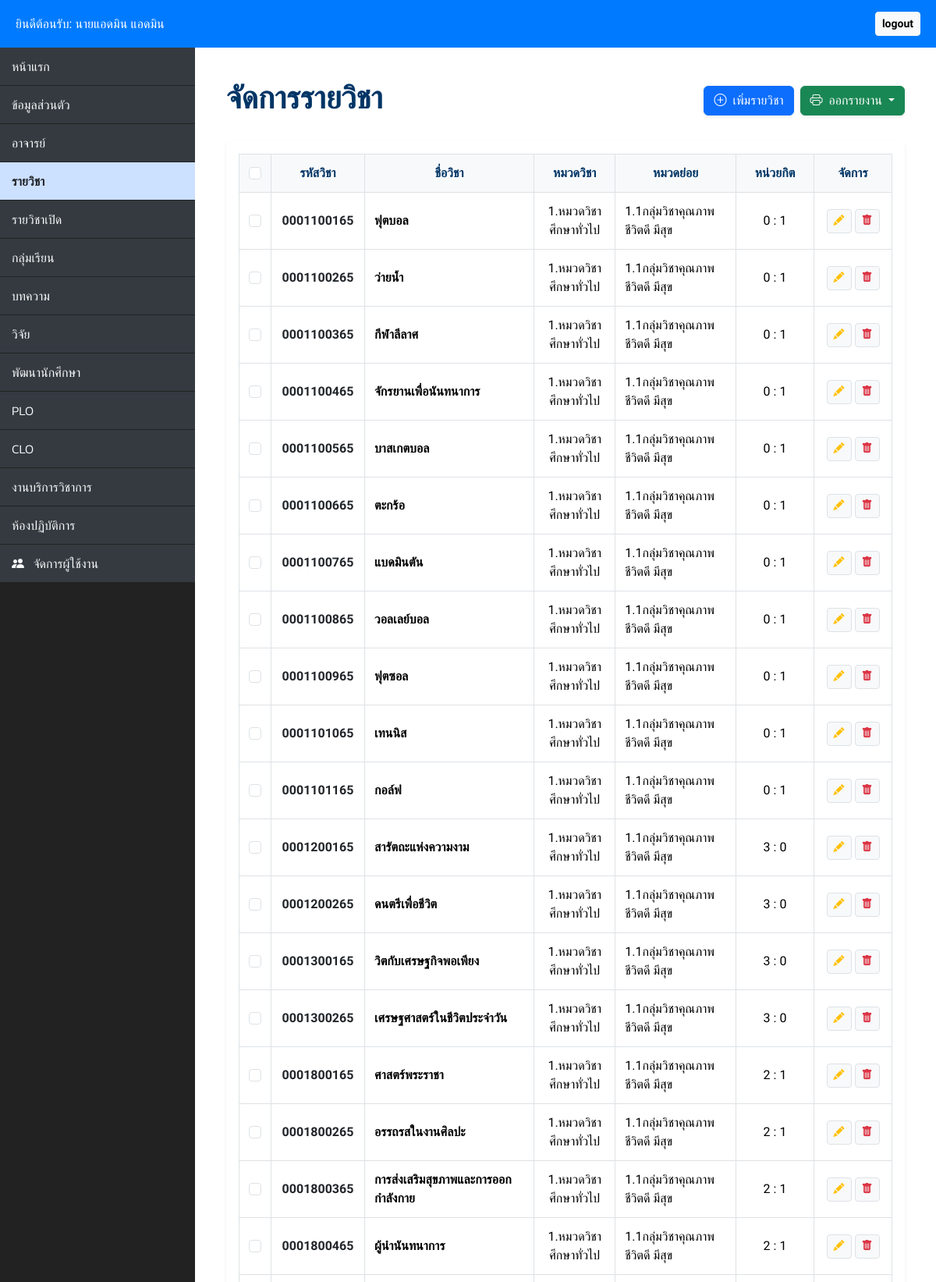
/course/course.php (signed in, upper part), run on the app's committed database.
### tables this page shows
CREATE TABLE `course` (
  `course_id` int(20) NOT NULL,
  `use_id` int(20) NOT NULL,
  `course_name` varchar(255) DEFAULT NULL,
  `course_code` varchar(255) DEFAULT NULL,
  `course_credit` varchar(255) DEFAULT NULL,
  `category_id` int(20) NOT NULL,
  `categorycourse_id` int(20) NOT NULL
);

CREATE TABLE `category` (
  `category_id` int(20) NOT NULL,
  `category_name` varchar(255) NOT NULL
);

CREATE TABLE `categorycourse` (
  `categorycourse_id` int(20) NOT NULL,
  `categorycourse_name` varchar(255) NOT NULL
);

### course/course.php (the view, shortened to what this page needs)
<?php
require_once "../config.php";
$logged_in_user_id = $_SESSION["use_id"];
$user_role = $_SESSION["use_role"] ?? 'user';
$is_admin = ($user_role == 'admin');
$full_name = htmlspecialchars(($_SESSION["use_title"] ?? '') . ($_SESSION["use_fname"] ?? '') . " " . ($_SESSION["use_lname"] ?? ''));
$courses = [];
$sql = "SELECT c.*, cat.category_name, sub.categorycourse_name
        FROM course c
        LEFT JOIN category cat ON c.category_id = cat.category_id
        LEFT JOIN categorycourse sub ON c.categorycourse_id = sub.categorycourse_id
        ORDER BY cat.category_id ASC, c.course_code ASC";
if ($result = $link->query($sql)) {
    while ($row = $result->fetch_assoc()) { $courses[] = $row; }
}
?>
<!DOCTYPE html>
<html lang="th">
<head>
    <link href="https://cdn.jsdelivr.net/npm/bootstrap@5.3.3/dist/css/bootstrap.min.css" rel="stylesheet">
    <link rel="stylesheet" href="https://cdn.jsdelivr.net/npm/bootstrap-icons@1.11.3/font/bootstrap-icons.min.css">
</head>
<body>
<div class="main-header no-print">
    <div class="d-flex justify-content-between align-items-center">
        <p class="mb-0">ยินดีต้อนรับ: <?php echo $full_name; ?></p>
        <a href="../login/logout.php" class="btn btn-sm btn-light fw-bold">logout</a>
    </div>
</div>
<div class="d-flex">
    <nav class="sidebar no-print">
        <div class="nav flex-column">
            <a class="nav-link" href="../dashboard.php">หน้าแรก</a>
            <a class="nav-link" href="../profile/profile.php">ข้อมูลส่วนตัว</a>
            <a class="nav-link" href="../teacher/teacher.php">อาจารย์</a>
            <a class="nav-link active" href="course.php">รายวิชา</a>
            <a class="nav-link" href="../opencourse/opencourse.php">รายวิชาเปิด</a>
            <a class="nav-link" href="../section/section.php">กลุ่มเรียน</a>
            <a class="nav-link" href="../article/article.php">บทความ</a>
            <a class="nav-link" href="../research/research.php">วิจัย</a>
            <a class="nav-link" href="../development/development.php">พัฒนานักศึกษา</a>
            <a class="nav-link" href="../plo/plo.php">PLO</a>
            <a class="nav-link" href="../clo/clo.php">CLO</a>
            <a class="nav-link" href="../services/services.php">งานบริการวิชาการ</a>
            <a class="nav-link" href="../laboratory/laboratory.php">ห้องปฏิบัติการ</a>
            <?php if ($is_admin): ?>
                <a class="nav-link" href="../manage_users.php"><i class="bi bi-people-fill me-2"></i> จัดการผู้ใช้งาน</a>
            <?php endif; ?>
        </div>
    </nav>
    <main class="content">
        <div class="d-flex justify-content-between align-items-center mb-4 no-print">
            <h1>จัดการรายวิชา</h1>
            <div class="d-flex gap-2">
                <button class="btn btn-primary shadow-sm" onclick='openCourseModal("add")'>
                    <i class="bi bi-plus-circle me-1"></i> เพิ่มรายวิชา
                </button>
                <div class="dropdown">
                    <button class="btn btn-success dropdown-toggle shadow-sm" type="button" data-bs-toggle="dropdown">
                        <i class="bi bi-printer me-1"></i> ออกรายงาน
                    </button>
                </div>
            </div>
        </div>
        <div class="card border-0 shadow-sm p-3">
            <div class="table-responsive">
                <table class="table table-bordered table-custom align-middle" id="courseTable">
                    <thead>
                        <tr>
                            <th class="no-print" style="width: 40px;">
                                <input type="checkbox" id="selectAll" class="form-check-input">
                            </th>
                            <th style="width: 120px;">รหัสวิชา</th>
                            <th>ชื่อวิชา</th>
                            <th>หมวดวิชา</th>
                            <th>หมวดย่อย</th>
                            <th style="width: 100px;">หน่วยกิต</th>
                            <th class="text-center no-print" style="width: 100px;">จัดการ</th>
                        </tr>
                    </thead>
                    <tbody>
                        <?php foreach ($courses as $c):
                            $is_owner = (isset($c['use_id']) && $c['use_id'] == $logged_in_user_id);
                        ?>
                        <tr class="data-row">
                            <td class="text-center no-print">
                                <input type="checkbox" class="row-checkbox form-check-input">
                            </td>
                            <td class="text-center fw-bold text-dark"><?php echo htmlspecialchars($c['course_code']); ?></td>
                            <td class="fw-bold"><?php echo htmlspecialchars($c['course_name']); ?></td>
                            <td class="text-center"><?php echo htmlspecialchars($c['category_name'] ?? '-'); ?></td>
                            <td><?php echo htmlspecialchars($c['categorycourse_name'] ?? '-'); ?></td>
                            <td class="text-center"><?php echo htmlspecialchars($c['course_credit']); ?></td>
                            <td class="text-center no-print">
                                <?php if ($is_admin || $is_owner): ?>
                                    <div class="d-flex justify-content-center gap-1">
                                        <button class="btn btn-light btn-sm border" onclick='openCourseModal("edit", <?php echo json_encode($c); ?>)'>
                                            <i class="bi bi-pencil-fill text-warning"></i>
                                        </button>
                                        <a href="process_course.php?delete=<?php echo $c['course_id']; ?>" class="btn btn-light btn-sm border" onclick="return confirm('ลบรายวิชานี้?')">
                                            <i class="bi bi-trash-fill text-danger"></i>
                                        </a>
                                    </div>
                                <?php endif; ?>
                            </td>
                        </tr>
                        <?php endforeach; ?>
                    </tbody>
                </table>
            </div>
        </div>
    </main>
</div>
</body>
</html>

### course/course.php (style rules this page uses)
:root { --bg-dark: #222222; --accent-blue: #007bff; --sidebar-link-bg: #343a40; --sidebar-active: #cce0ff; --primary-navy: #003566; }
body { font-family: 'Sarabun', sans-serif; background-color: #f4f6f9; margin: 0; }
.main-header { background-color: var(--accent-blue); color: white; padding: 15px 20px; z-index: 1000; position: relative; }
.sidebar { width: 250px; background-color: var(--bg-dark); min-height: 100vh; flex-shrink: 0; }
.sidebar .nav-link { color: #f8f9fa; padding: 12px 15px; margin-bottom: 1px; font-size: 1rem; background-color: var(--sidebar-link-bg); text-decoration: none; display: block; font-weight: 300; font-family: 'Kanit'; }
.sidebar .nav-link.active { background-color: var(--sidebar-active); color: #212529; font-weight: 600; }
.content { flex-grow: 1; padding: 40px; background-color: white; }
h1 { font-family: 'Kanit'; font-weight: 600; color: var(--primary-navy); }
.table-custom thead th { background-color: #f8f9fa; color: var(--primary-navy); border: 1px solid #dee2e6; text-align: center; padding: 12px; }
.table-custom td { border: 1px solid #dee2e6; vertical-align: middle; padding: 12px; }

### data on the page
course: course_code "0001100165", course_name "ฟุตบอล", category.category_name "1.หมวดวิชาศึกษาทั่วไป", categorycourse.categorycourse_name "1.1กลุ่มวิชาคุณภาพชีวิตดี มีสุข", course_credit "0 : 1"
course: course_code "0001100265", course_name "ว่ายน้ำ", category.category_name "1.หมวดวิชาศึกษาทั่วไป", categorycourse.categorycourse_name "1.1กลุ่มวิชาคุณภาพชีวิตดี มีสุข", course_credit "0 : 1"
course: course_code "0001100365", course_name "กีฬาลีลาศ", category.category_name "1.หมวดวิชาศึกษาทั่วไป", categorycourse.categorycourse_name "1.1กลุ่มวิชาคุณภาพชีวิตดี มีสุข", course_credit "0 : 1"
course: course_code "0001100465", course_name "จักรยานเพื่อนันทนาการ", category.category_name "1.หมวดวิชาศึกษาทั่วไป", categorycourse.categorycourse_name "1.1กลุ่มวิชาคุณภาพชีวิตดี มีสุข", course_credit "0 : 1"
course: course_code "0001100565", course_name "บาสเกตบอล", category.category_name "1.หมวดวิชาศึกษาทั่วไป", categorycourse.categorycourse_name "1.1กลุ่มวิชาคุณภาพชีวิตดี มีสุข", course_credit "0 : 1"
course: course_code "0001100665", course_name "ตะกร้อ", category.category_name "1.หมวดวิชาศึกษาทั่วไป", categorycourse.categorycourse_name "1.1กลุ่มวิชาคุณภาพชีวิตดี มีสุข", course_credit "0 : 1"
course: course_code "0001100765", course_name "แบดมินตัน", category.category_name "1.หมวดวิชาศึกษาทั่วไป", categorycourse.categorycourse_name "1.1กลุ่มวิชาคุณภาพชีวิตดี มีสุข", course_credit "0 : 1"
course: course_code "0001100865", course_name "วอลเลย์บอล", category.category_name "1.หมวดวิชาศึกษาทั่วไป", categorycourse.categorycourse_name "1.1กลุ่มวิชาคุณภาพชีวิตดี มีสุข", course_credit "0 : 1"
course: course_code "0001100965", course_name "ฟุตซอล", category.category_name "1.หมวดวิชาศึกษาทั่วไป", categorycourse.categorycourse_name "1.1กลุ่มวิชาคุณภาพชีวิตดี มีสุข", course_credit "0 : 1"
course: course_code "0001101065", course_name "เทนนิส", category.category_name "1.หมวดวิชาศึกษาทั่วไป", categorycourse.categorycourse_name "1.1กลุ่มวิชาคุณภาพชีวิตดี มีสุข", course_credit "0 : 1"
course: course_code "0001101165", course_name "กอล์ฟ", category.category_name "1.หมวดวิชาศึกษาทั่วไป", categorycourse.categorycourse_name "1.1กลุ่มวิชาคุณภาพชีวิตดี มีสุข", course_credit "0 : 1"
course: course_code "0001200165", course_name "สารัตถะแห่งความงาม", category.category_name "1.หมวดวิชาศึกษาทั่วไป", categorycourse.categorycourse_name "1.1กลุ่มวิชาคุณภาพชีวิตดี มีสุข", course_credit "3 : 0"
course: course_code "0001200265", course_name "ดนตรีเพื่อชีวิต", category.category_name "1.หมวดวิชาศึกษาทั่วไป", categorycourse.categorycourse_name "1.1กลุ่มวิชาคุณภาพชีวิตดี มีสุข", course_credit "3 : 0"
course: course_code "0001300165", course_name "วิตกับเศรษฐกิจพอเพียง", category.category_name "1.หมวดวิชาศึกษาทั่วไป", categorycourse.categorycourse_name "1.1กลุ่มวิชาคุณภาพชีวิตดี มีสุข", course_credit "3 : 0"
course: course_code "0001300265", course_name "เศรษฐศาสตร์ในชีวิตประจำวัน", category.category_name "1.หมวดวิชาศึกษาทั่วไป", categorycourse.categorycourse_name "1.1กลุ่มวิชาคุณภาพชีวิตดี มีสุข", course_credit "3 : 0"
course: course_code "0001800165", course_name "ศาสตร์พระราชา", category.category_name "1.หมวดวิชาศึกษาทั่วไป", categorycourse.categorycourse_name "1.1กลุ่มวิชาคุณภาพชีวิตดี มีสุข", course_credit "2 : 1"
course: course_code "0001800265", course_name "อรรถรสในงานศิลปะ", category.category_name "1.หมวดวิชาศึกษาทั่วไป", categorycourse.categorycourse_name "1.1กลุ่มวิชาคุณภาพชีวิตดี มีสุข", course_credit "2 : 1"
course: course_code "0001800365", course_name "การส่งเสริมสุขภาพและการออกกำลังกาย", category.category_name "1.หมวดวิชาศึกษาทั่วไป", categorycourse.categorycourse_name "1.1กลุ่มวิชาคุณภาพชีวิตดี มีสุข", course_credit "2 : 1"
course: course_code "0001800465", course_name "ผู้นำนันทนาการ", category.category_name "1.หมวดวิชาศึกษาทั่วไป", categorycourse.categorycourse_name "1.1กลุ่มวิชาคุณภาพชีวิตดี มีสุข", course_credit "2 : 1"

### other printed values
$full_name "นายแอดมิน แอดมิน"
